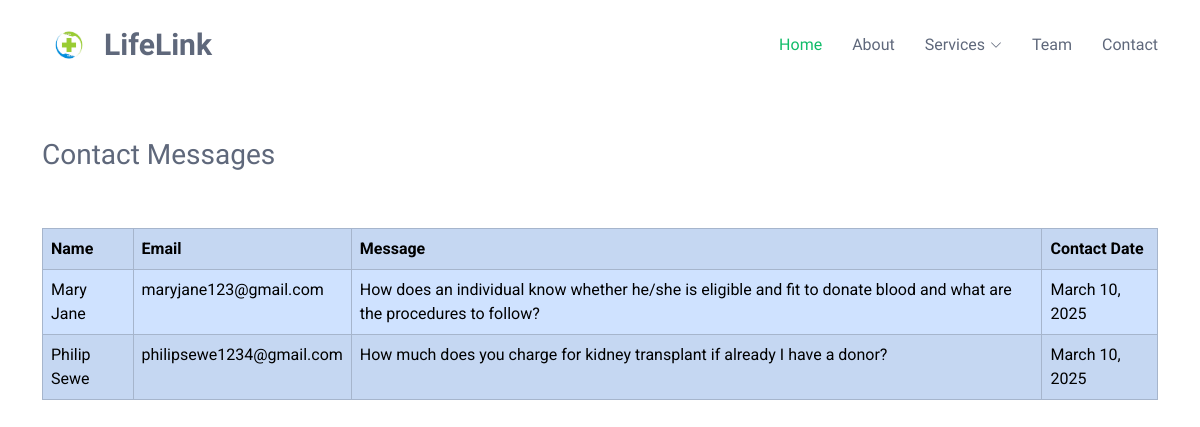
The app's page /view_clients/ with its own data.
### LifeLinkApp/models.py (models this page shows, shortened)
class Client(models.Model):
    client_name = models.CharField(max_length=100)
    client_email = models.CharField(max_length=100)
    client_message = models.TextField(max_length=500)
    filled_at=models.DateTimeField(auto_now_add=True)

### LifeLinkApp/views.py (the view)
# urls.py: path('view_clients/', views.view_clients, name='view_clients'),
def view_clients(request):
    clients = Client.objects.all()
    return render(request,'view_clients.html',{'clients':clients})

### LifeLinkApp/templates/view_clients.html (shortened to what this page needs)
{% load static %}
<!DOCTYPE html>
<html lang="en">
<head>
  <link href="{% static 'assets/vendor/bootstrap/css/bootstrap.min.css' %}" rel="stylesheet">
  <link href="{% static 'assets/vendor/bootstrap-icons/bootstrap-icons.css' %}" rel="stylesheet">
  <link href="{% static 'assets/vendor/aos/aos.css' %}" rel="stylesheet">
  <link href="{% static 'assets/vendor/glightbox/css/glightbox.min.css' %}" rel="stylesheet">
  <link href="{% static 'assets/vendor/swiper/swiper-bundle.min.css' %}" rel="stylesheet">
  <link href="{% static 'assets/css/main.css'%}" rel="stylesheet">
    <link rel="stylesheet" href="{% static 'assets/css/donor_details.css' %}">
</head>
<body class="index-page">
  <header id="header" class="header d-flex align-items-center sticky-top">
    <div class="container-fluid container-xl position-relative d-flex align-items-center">
      <a href="{% url 'homepage' %}" class="logo d-flex align-items-center me-auto">
         <img src="{% static 'assets/img/logo1.jpg' %}" alt="">
        <h1 class="sitename">LifeLink</h1>
      </a>
      <nav id="navmenu" class="navmenu">
        <ul>
          <li><a href="{% url 'homepage' %}" class="active">Home</a></li>
          <li><a href="#about">About</a></li>
           <li class="dropdown"><a href="#"><span>Services</span> <i class="bi bi-chevron-down toggle-dropdown"></i></a>
          </li>
          <li><a href="#team">Team</a></li>
          <li><a href="#contact">Contact</a></li>
        </ul>
      </nav>
    </div>
  </header>
  <br><br>
  <main class="main container">
      <h3>Contact Messages</h3> <br><br>
      <table class="table table-primary table-striped table-hover table-bordered">
       <tr>
       <td><b>Name</b></td>
       <td><b>Email</b></td>
       <td><b>Message</b></td>
       <td><b>Contact Date</b></td>
       </tr>
       {% for client in clients %}
       <tr>
       <td>{{ client.client_name }}</td>
       <td>{{ client.client_email }}</td>
       <td>{{ client.client_message }}</td>
       <td>{{ client.filled_at|date:"F j, Y" }}</td>
       </tr>
       {% endfor %}
   </table>
       </main>
    <br><br><br><br> <br><br>
    <br><br><br><br> <br><br>
  <br><br><br><br> <br><br>
</body>
</html>

### LifeLinkApp/static/assets/css/main.css (style rules this page uses)
:root { --default-font: "Roboto", system-ui, -apple-system, "Segoe UI", Roboto, "Helvetica Neue", Arial, "Noto Sans", "Liberation Sans", sans-serif, "Apple Color Emoji", "Segoe UI Emoji", "Segoe UI Symbol", "Noto Color Emoji"; --heading-font: "Raleway", sans-serif; --nav-font: "Ubuntu", sans-serif; }
:root { --background-color: #ffffff; --default-color: #444444; --heading-color: #5f687b; --accent-color: #10bc69; --surface-color: #ffffff; --contrast-color: #ffffff; }
:root { --nav-color: #5f687b; --nav-hover-color: #10bc69; --nav-mobile-background-color: #ffffff; --nav-dropdown-background-color: #ffffff; --nav-dropdown-color: #5f687b; --nav-dropdown-hover-color: #10bc69; }
:root { scroll-behavior: smooth; }
body { color: var(--default-color); background-color: var(--background-color); font-family: var(--default-font); }
a { color: var(--accent-color); text-decoration: none; transition: 0.3s; }
h1, h2, h3, h4, h5, h6 { color: var(--heading-color); font-family: var(--heading-font); }
.header { color: var(--default-color); background-color: var(--background-color); padding: 15px 0; transition: all 0.5s; z-index: 997; }
.header .logo { line-height: 1; }
.header .logo img { max-height: 36px; margin-right: 8px; }
.header .logo h1 { font-size: 30px; margin: 0; font-weight: 700; color: var(--heading-color); }
@media (max-width: 1200px) { .header .logo { order: 1; } }
@media (max-width: 1200px) { .header .navmenu { order: 3; } }
@media (min-width: 1200px) { .navmenu { padding: 0; } }
@media (min-width: 1200px) { .navmenu ul { margin: 0; padding: 0; display: flex; list-style: none; align-items: center; } }
@media (min-width: 1200px) { .navmenu li { position: relative; } }
@media (min-width: 1200px) { .navmenu a, .navmenu a:focus { color: var(--nav-color); padding: 18px 15px; font-size: 16px; font-family: var(--nav-font); font-weight: 400; display: flex; align-items: center; justify-content: space-between; white-space: nowrap; transition: 0.3s; } }
@media (min-width: 1200px) { .navmenu a i, .navmenu a:focus i { font-size: 12px; line-height: 0; margin-left: 5px; transition: 0.3s; } }
@media (min-width: 1200px) { .navmenu li:last-child a { padding-right: 0; } }
@media (min-width: 1200px) { .navmenu li:hover>a, .navmenu .active, .navmenu .active:focus { color: var(--nav-hover-color); } }

### records on screen
Client: client_name "Mary Jane", client_email "maryjane123@gmail.com", client_message "How does an individual know whether he/she is eligible and fit to donate blood and what are the procedures to follow?", filled_at "March 10, 2025"
Client: client_name "Philip Sewe", client_email "philipsewe1234@gmail.com", client_message "How much does you charge for kidney transplant if already I have a donor?", filled_at "March 10, 2025"
